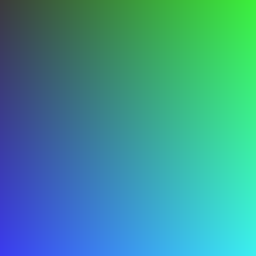
Frame 1 (no input)
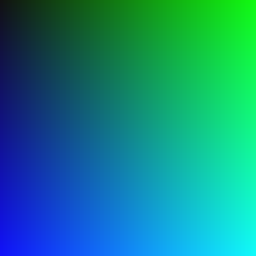
Frame 2 (the mouse pressed at the canvas centre, redrawn once)

The Processing sketch that drew these frames (run headless with seeded random() and noise(); the mouse was pressed at the canvas centre and the sketch redrawn once):

// Processing sketch: processing_33403
// ── processing_33403.pde

//draw a blue green gradient square

void setup() {
  size(256, 256); // square size equals the max color points 256
  noLoop();
}

void draw () {
  for (int x=0; x<256; x=x+1) { // add 1 horizontally
    for (int y=0; y<256; y=y+1) { //add 1 vertically
      stroke(0, x, y); // draw the lines
      point(x, y); //change the points
    }
  }
}  
